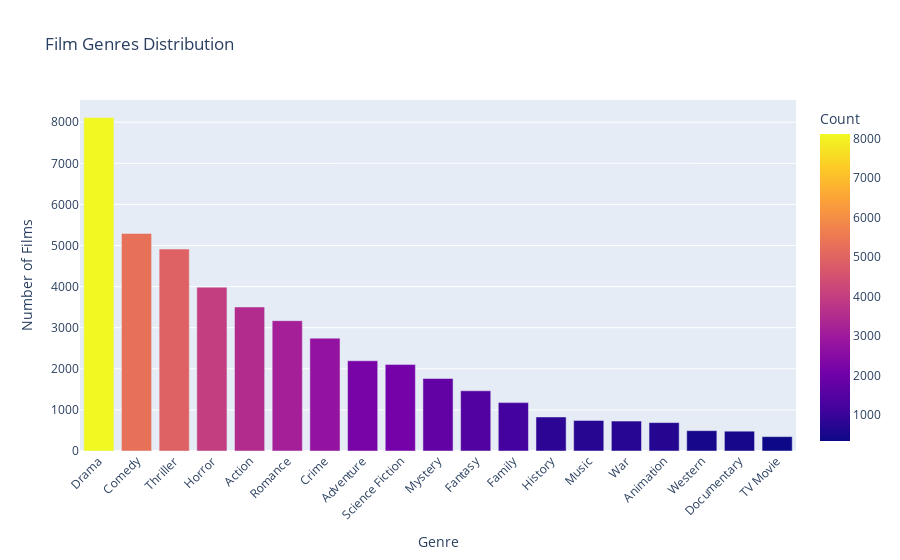

Write notebook code for a chart like this one.
### Markdown cell above
Genres

### Code cell
fig_genres = px.bar(
    genres_count,
    x='Genre',
    y='Count',
    title='Film Genres Distribution',
    color='Count',
    color_continuous_scale='Plasma'
)
fig_genres.update_layout(
    xaxis_title='Genre',
    yaxis_title='Number of Films',
    xaxis_tickangle=-45
)

fig_genres.show()

### Figure 1 — Plotly figure (JSON) as saved in the notebook; plotly's stock layout.template omitted (floating-point values rounded to 4 significant figures)
{"data": [{"alignmentgroup": "True", "hovertemplate": "Genre=%{x}<br>Count=%{marker.color}<extra></extra>", "legendgroup": "", "marker": {"color": [8113, 5293, 4913, 3987, 3505, 3171, 2746, 2196, 2107, 1764, 1465, 1177, 828, 743, 729, 691, 495, 482, 350], "coloraxis": "coloraxis", "pattern": {"shape": ""}}, "name": "", "offsetgroup": "", "orientation": "v", "showlegend": false, "textposition": "auto", "type": "bar", "x": ["Drama", "Comedy", "Thriller", "Horror", "Action", "Romance", "Crime", "Adventure", "Science Fiction", "Mystery", "Fantasy", "Family", "History", "Music", "War", "Animation", "Western", "Documentary", "TV Movie"], "xaxis": "x", "y": [8113, 5293, 4913, 3987, 3505, 3171, 2746, 2196, 2107, 1764, 1465, 1177, 828, 743, 729, 691, 495, 482, 350], "yaxis": "y"}], "layout": {"barmode": "relative", "coloraxis": {"colorbar": {"title": {"text": "Count"}}, "colorscale": [[0, "#0d0887"], [0.1111, "#46039f"], [0.2222, "#7201a8"], [0.3333, "#9c179e"], [0.4444, "#bd3786"], [0.5556, "#d8576b"], [0.6667, "#ed7953"], [0.7778, "#fb9f3a"], [0.8889, "#fdca26"], [1, "#f0f921"]]}, "legend": {"tracegroupgap": 0}, "title": {"text": "Film Genres Distribution"}, "xaxis": {"anchor": "y", "domain": [0, 1], "tickangle": -45, "title": {"text": "Genre"}}, "yaxis": {"anchor": "x", "domain": [0, 1], "title": {"text": "Number of Films"}}}}
